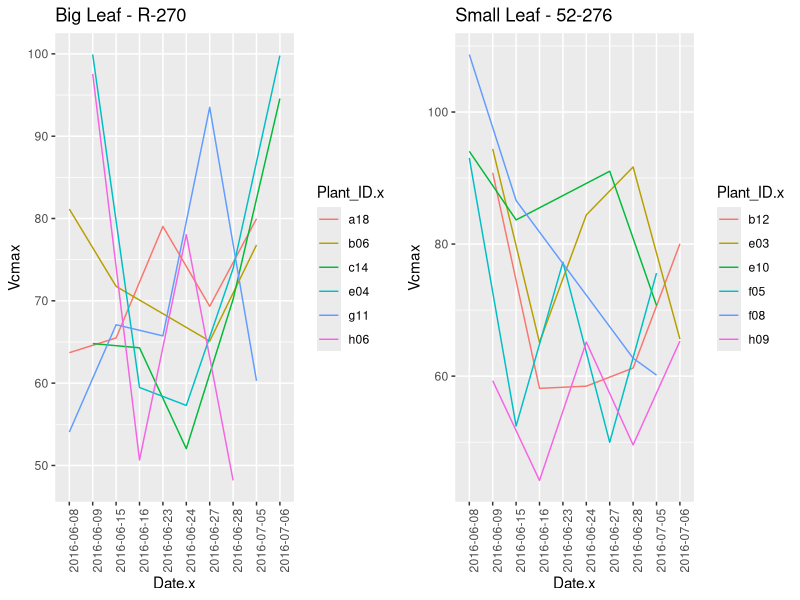
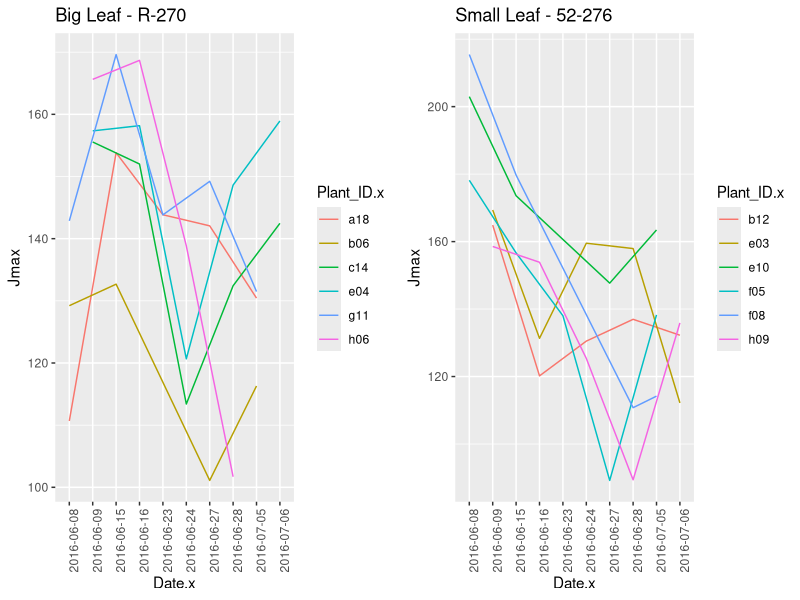
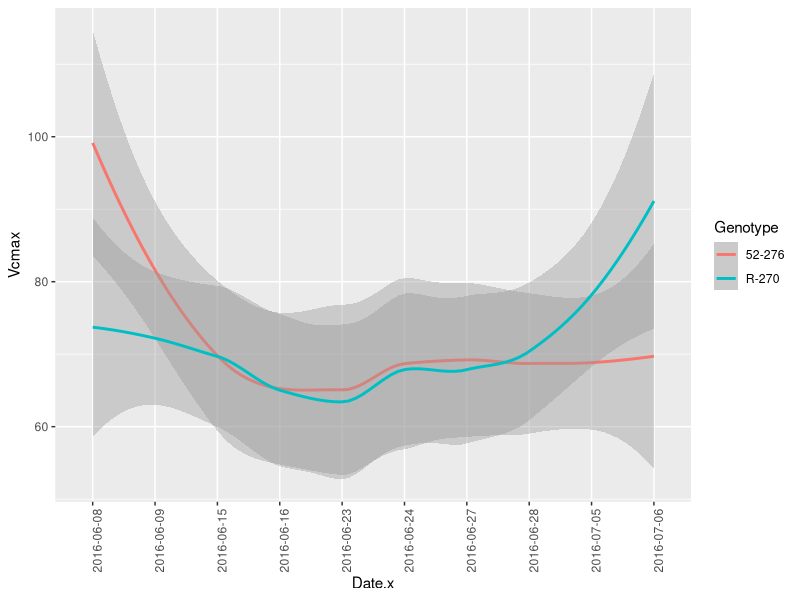
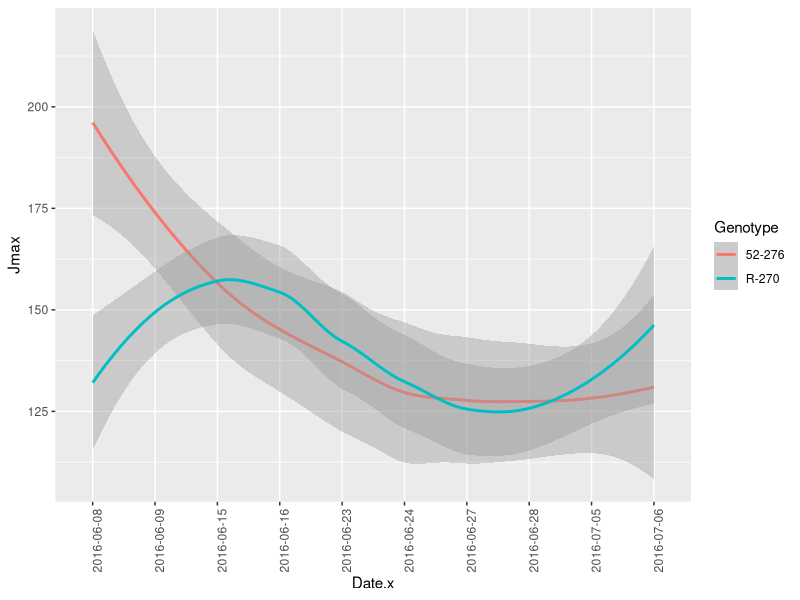

Recreate these plots in R, in order.
## ---- chunk 1
merged <- read.csv("Merged_data_to_analyze.csv")
library(ggplot2)
library(gridExtra)
Big_Leaf <-subset(merged, Genotype=="R-270")
Small_Leaf<-subset(merged, Genotype=="52-276")

plot1 <- ggplot(Big_Leaf, aes(Date.x, Vcmax, colour=Plant_ID.x)) + geom_line(aes(group=Plant_ID.x))+ theme(axis.text.x = element_text(angle = 90, hjust = 1)) +
        ggtitle("Big Leaf - R-270")

plot2 <- ggplot(Small_Leaf, aes(Date.x, Vcmax, colour=Plant_ID.x)) + geom_line(aes(group=Plant_ID.x))+ theme(axis.text.x = element_text(angle = 90, hjust = 1)) +
        ggtitle("Small Leaf - 52-276")

grid.arrange(plot1, plot2, ncol=2)

## ---- chunk 2
merged <- read.csv("Merged_data_to_analyze.csv")
library(ggplot2)
library(gridExtra)
Big_Leaf <-subset(merged, Genotype=="R-270")
Small_Leaf<-subset(merged, Genotype=="52-276")

plot1 <- ggplot(Big_Leaf, aes(Date.x, Jmax, colour=Plant_ID.x)) + geom_line(aes(group=Plant_ID.x))+ theme(axis.text.x = element_text(angle = 90, hjust = 1)) +
        ggtitle("Big Leaf - R-270")

plot2 <- ggplot(Small_Leaf, aes(Date.x, Jmax, colour=Plant_ID.x)) + geom_line(aes(group=Plant_ID.x))+ theme(axis.text.x = element_text(angle = 90, hjust = 1)) +
        ggtitle("Small Leaf - 52-276")

grid.arrange(plot1, plot2, ncol=2)
## ---- chunk 3
merged <- read.csv("Merged_data_to_analyze.csv")
library(ggplot2)
ggplot(merged, aes(Date.x, Vcmax, colour=Genotype)) + geom_smooth(aes(group=Genotype))+
        theme(axis.text.x = element_text(angle = 90, hjust = 1))
## ---- chunk 4
merged <- read.csv("Merged_data_to_analyze.csv")
library(ggplot2)
ggplot(merged, aes(Date.x, Jmax, colour=Genotype)) + geom_smooth(aes(group=Genotype))+
        theme(axis.text.x = element_text(angle = 90, hjust = 1))
## ---- chunk 5
library(plyr)
func <- function(xx)
{
        return(data.frame(COR = cor(xx$Water_Pot, xx$Vcmax)))
}

ddply(merged, .(Genotype), func)
ddply(merged, .(Plant_ID.x), func)
## ---- chunk 6
library(plyr)
func <- function(xx)
{
        return(data.frame(COR = cor(xx$Water_Pot, xx$Jmax)))
}

ddply(merged, .(Genotype), func)
ddply(merged, .(Plant_ID.x), func)
